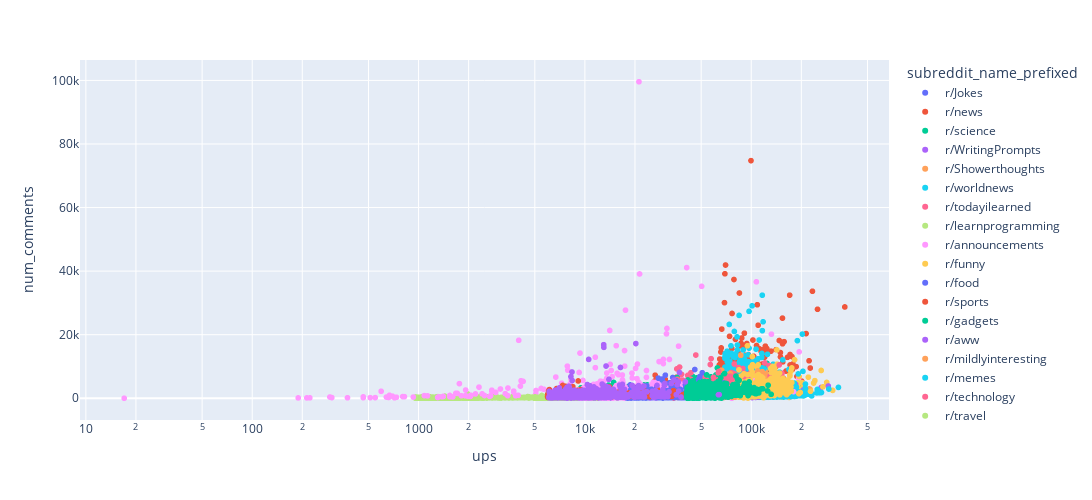

The notebook cell saved with this chart:
### Markdown cell above
## Univariate relationships with the outcome

- **2.3.5** - Plot the relationship between ```num_comments``` and upvotes as a scatterplot with log-scaled axes, with the posts from different subreddits as different color points. Paste this plot into your PDF writeup

- **2.3.6** - Describe, briefly (a sentence) the relationship between ```num_comments``` and upvotes.

### Code cell
# Code for 2.3.5 here
fig = px.scatter(data_frame=part2_data, x = 'ups', y = 'num_comments', log_x=True, width = 1200, height=500, color = 'subreddit_name_prefixed')
fig.show()

### Figure 1 — Plotly figure (JSON) as saved in the notebook; plotly's stock layout.template omitted (floating-point values rounded to 4 significant figures; data arrays with more than 128 entries replaced by an {"elided": "..."} marker saying what was removed)
{"data": [{"hovertemplate": "subreddit_name_prefixed=r/Jokes<br>ups=%{x}<br>num_comments=%{y}<extra></extra>", "legendgroup": "r/Jokes", "marker": {"color": "#636efa", "symbol": "circle"}, "mode": "markers", "name": "r/Jokes", "showlegend": true, "type": "scattergl", "x": {"elided": "997 int values"}, "xaxis": "x", "y": {"elided": "997 int values"}, "yaxis": "y"}, {"hovertemplate": "subreddit_name_prefixed=r/news<br>ups=%{x}<br>num_comments=%{y}<extra></extra>", "legendgroup": "r/news", "marker": {"color": "#EF553B", "symbol": "circle"}, "mode": "markers", "name": "r/news", "showlegend": true, "type": "scattergl", "x": {"elided": "994 int values"}, "xaxis": "x", "y": {"elided": "994 int values"}, "yaxis": "y"}, {"hovertemplate": "subreddit_name_prefixed=r/science<br>ups=%{x}<br>num_comments=%{y}<extra></extra>", "legendgroup": "r/science", "marker": {"color": "#00cc96", "symbol": "circle"}, "mode": "markers", "name": "r/science", "showlegend": true, "type": "scattergl", "x": {"elided": "991 int values"}, "xaxis": "x", "y": {"elided": "991 int values"}, "yaxis": "y"}, {"hovertemplate": "subreddit_name_prefixed=r/WritingPrompts<br>ups=%{x}<br>num_comments=%{y}<extra></extra>", "legendgroup": "r/WritingPrompts", "marker": {"color": "#ab63fa", "symbol": "circle"}, "mode": "markers", "name": "r/WritingPrompts", "showlegend": true, "type": "scattergl", "x": {"elided": "999 int values"}, "xaxis": "x", "y": {"elided": "999 int values"}, "yaxis": "y"}, {"hovertemplate": "subreddit_name_prefixed=r/Showerthoughts<br>ups=%{x}<br>num_comments=%{y}<extra></extra>", "legendgroup": "r/Showerthoughts", "marker": {"color": "#FFA15A", "symbol": "circle"}, "mode": "markers", "name": "r/Showerthoughts", "showlegend": true, "type": "scattergl", "x": {"elided": "961 int values"}, "xaxis": "x", "y": {"elided": "961 int values"}, "yaxis": "y"}, {"hovertemplate": "subreddit_name_prefixed=r/worldnews<br>ups=%{x}<br>num_comments=%{y}<extra></extra>", "legendgroup": "r/worldnews", "marker": {"color": "#19d3f3", "symbol": "circle"}, "mode": "markers", "name": "r/worldnews", "showlegend": true, "type": "scattergl", "x": {"elided": "994 int values"}, "xaxis": "x", "y": {"elided": "994 int values"}, "yaxis": "y"}, {"hovertemplate": "subreddit_name_prefixed=r/todayilearned<br>ups=%{x}<br>num_comments=%{y}<extra></extra>", "legendgroup": "r/todayilearned", "marker": {"color": "#FF6692", "symbol": "circle"}, "mode": "markers", "name": "r/todayilearned", "showlegend": true, "type": "scattergl", "x": {"elided": "982 int values"}, "xaxis": "x", "y": {"elided": "982 int values"}, "yaxis": "y"}, {"hovertemplate": "subreddit_name_prefixed=r/learnprogramming<br>ups=%{x}<br>num_comments=%{y}<extra></extra>", "legendgroup": "r/learnprogramming", "marker": {"color": "#B6E880", "symbol": "circle"}, "mode": "markers", "name": "r/learnprogramming", "showlegend": true, "type": "scattergl", "x": {"elided": "996 int values"}, "xaxis": "x", "y": {"elided": "996 int values"}, "yaxis": "y"}, {"hovertemplate": "subreddit_name_prefixed=r/announcements<br>ups=%{x}<br>num_comments=%{y}<extra></extra>", "legendgroup": "r/announcements", "marker": {"color": "#FF97FF", "symbol": "circle"}, "mode": "markers", "name": "r/announcements", "showlegend": true, "type": "scattergl", "x": {"elided": "165 int values"}, "xaxis": "x", "y": {"elided": "165 int values"}, "yaxis": "y"}, {"hovertemplate": "subreddit_name_prefixed=r/funny<br>ups=%{x}<br>num_comments=%{y}<extra></extra>", "legendgroup": "r/funny", "marker": {"color": "#FECB52", "symbol": "circle"}, "mode": "markers", "name": "r/funny", "showlegend": true, "type": "scattergl", "x": {"elided": "986 int values"}, "xaxis": "x", "y": {"elided": "986 int values"}, "yaxis": "y"}, {"hovertemplate": "subreddit_name_prefixed=r/food<br>ups=%{x}<br>num_comments=%{y}<extra></extra>", "legendgroup": "r/food", "marker": {"color": "#636efa", "symbol": "circle"}, "mode": "markers", "name": "r/food", "showlegend": true, "type": "scattergl", "x": {"elided": "993 int values"}, "xaxis": "x", "y": {"elided": "993 int values"}, "yaxis": "y"}, {"hovertemplate": "subreddit_name_prefixed=r/sports<br>ups=%{x}<br>num_comments=%{y}<extra></extra>", "legendgroup": "r/sports", "marker": {"color": "#EF553B", "symbol": "circle"}, "mode": "markers", "name": "r/sports", "showlegend": true, "type": "scattergl", "x": {"elided": "986 int values"}, "xaxis": "x", "y": {"elided": "986 int values"}, "yaxis": "y"}, {"hovertemplate": "subreddit_name_prefixed=r/gadgets<br>ups=%{x}<br>num_comments=%{y}<extra></extra>", "legendgroup": "r/gadgets", "marker": {"color": "#00cc96", "symbol": "circle"}, "mode": "markers", "name": "r/gadgets", "showlegend": true, "type": "scattergl", "x": {"elided": "983 int values"}, "xaxis": "x", "y": {"elided": "983 int values"}, "yaxis": "y"}, {"hovertemplate": "subreddit_name_prefixed=r/aww<br>ups=%{x}<br>num_comments=%{y}<extra></extra>", "legendgroup": "r/aww", "marker": {"color": "#ab63fa", "symbol": "circle"}, "mode": "markers", "name": "r/aww", "showlegend": true, "type": "scattergl", "x": {"elided": "996 int values"}, "xaxis": "x", "y": {"elided": "996 int values"}, "yaxis": "y"}, {"hovertemplate": "subreddit_name_prefixed=r/mildlyinteresting<br>ups=%{x}<br>num_comments=%{y}<extra></extra>", "legendgroup": "r/mildlyinteresting", "marker": {"color": "#FFA15A", "symbol": "circle"}, "mode": "markers", "name": "r/mildlyinteresting", "showlegend": true, "type": "scattergl", "x": {"elided": "996 int values"}, "xaxis": "x", "y": {"elided": "996 int values"}, "yaxis": "y"}, {"hovertemplate": "subreddit_name_prefixed=r/memes<br>ups=%{x}<br>num_comments=%{y}<extra></extra>", "legendgroup": "r/memes", "marker": {"color": "#19d3f3", "symbol": "circle"}, "mode": "markers", "name": "r/memes", "showlegend": true, "type": "scattergl", "x": {"elided": "992 int values"}, "xaxis": "x", "y": {"elided": "992 int values"}, "yaxis": "y"}, {"hovertemplate": "subreddit_name_prefixed=r/technology<br>ups=%{x}<br>num_comments=%{y}<extra></extra>", "legendgroup": "r/technology", "marker": {"color": "#FF6692", "symbol": "circle"}, "mode": "markers", "name": "r/technology", "showlegend": true, "type": "scattergl", "x": {"elided": "989 int values"}, "xaxis": "x", "y": {"elided": "989 int values"}, "yaxis": "y"}, {"hovertemplate": "subreddit_name_prefixed=r/travel<br>ups=%{x}<br>num_comments=%{y}<extra></extra>", "legendgroup": "r/travel", "marker": {"color": "#B6E880", "symbol": "circle"}, "mode": "markers", "name": "r/travel", "showlegend": true, "type": "scattergl", "x": {"elided": "999 int values"}, "xaxis": "x", "y": {"elided": "999 int values"}, "yaxis": "y"}, {"hovertemplate": "subreddit_name_prefixed=r/books<br>ups=%{x}<br>num_comments=%{y}<extra></extra>", "legendgroup": "r/books", "marker": {"color": "#FF97FF", "symbol": "circle"}, "mode": "markers", "name": "r/books", "showlegend": true, "type": "scattergl", "x": {"elided": "994 int values"}, "xaxis": "x", "y": {"elided": "994 int values"}, "yaxis": "y"}, {"hovertemplate": "subreddit_name_prefixed=r/gaming<br>ups=%{x}<br>num_comments=%{y}<extra></extra>", "legendgroup": "r/gaming", "marker": {"color": "#FECB52", "symbol": "circle"}, "mode": "markers", "name": "r/gaming", "showlegend": true, "type": "scattergl", "x": {"elided": "995 int values"}, "xaxis": "x", "y": {"elided": "995 int values"}, "yaxis": "y"}, {"hovertemplate": "subreddit_name_prefixed=r/cats<br>ups=%{x}<br>num_comments=%{y}<extra></extra>", "legendgroup": "r/cats", "marker": {"color": "#636efa", "symbol": "circle"}, "mode": "markers", "name": "r/cats", "showlegend": true, "type": "scattergl", "x": {"elided": "998 int values"}, "xaxis": "x", "y": {"elided": "998 int values"}, "yaxis": "y"}, {"hovertemplate": "subreddit_name_prefixed=r/conspiracy<br>ups=%{x}<br>num_comments=%{y}<extra></extra>", "legendgroup": "r/conspiracy", "marker": {"color": "#EF553B", "symbol": "circle"}, "mode": "markers", "name": "r/conspiracy", "showlegend": true, "type": "scattergl", "x": {"elided": "989 int values"}, "xaxis": "x", "y": {"elided": "989 int values"}, "yaxis": "y"}, {"hovertemplate": "subreddit_name_prefixed=r/PoliticalHumor<br>ups=%{x}<br>num_comments=%{y}<extra></extra>", "legendgroup": "r/PoliticalHumor", "marker": {"color": "#00cc96", "symbol": "circle"}, "mode": "markers", "name": "r/PoliticalHumor", "showlegend": true, "type": "scattergl", "x": {"elided": "993 int values"}, "xaxis": "x", "y": {"elided": "993 int values"}, "yaxis": "y"}, {"hovertemplate": "subreddit_name_prefixed=r/hockey<br>ups=%{x}<br>num_comments=%{y}<extra></extra>", "legendgroup": "r/hockey", "marker": {"color": "#ab63fa", "symbol": "circle"}, "mode": "markers", "name": "r/hockey", "showlegend": true, "type": "scattergl", "x": {"elided": "1000 int values"}, "xaxis": "x", "y": {"elided": "1000 int values"}, "yaxis": "y"}], "layout": {"height": 500, "legend": {"title": {"text": "subreddit_name_prefixed"}, "tracegroupgap": 0}, "margin": {"t": 60}, "width": 1200, "xaxis": {"anchor": "y", "domain": [0, 1], "title": {"text": "ups"}, "type": "log"}, "yaxis": {"anchor": "x", "domain": [0, 1], "title": {"text": "num_comments"}}}}
